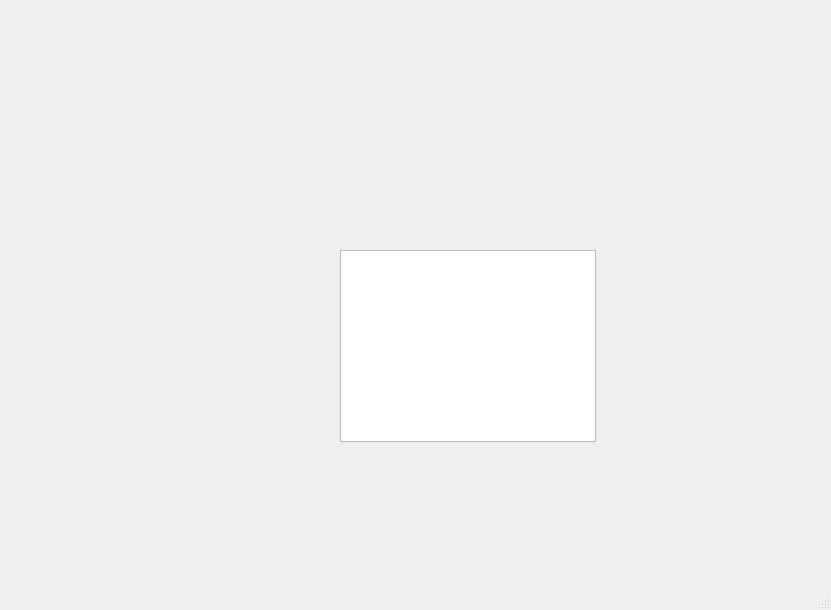
<?xml version="1.0" encoding="UTF-8"?>
<ui version="4.0">
 <class>MainWindow</class>
 <widget class="QMainWindow" name="MainWindow">
  <property name="geometry">
   <rect>
    <x>0</x>
    <y>0</y>
    <width>831</width>
    <height>610</height>
   </rect>
  </property>
  <property name="font">
   <font>
    <family>新細明體</family>
    <pointsize>12</pointsize>
   </font>
  </property>
  <property name="windowTitle">
   <string>MainWindow</string>
  </property>
  <widget class="QWidget" name="centralwidget">
   <widget class="QTableWidget" name="tableWidget">
    <property name="geometry">
     <rect>
      <x>340</x>
      <y>250</y>
      <width>256</width>
      <height>192</height>
     </rect>
    </property>
   </widget>
  </widget>
  <widget class="QMenuBar" name="menubar">
   <property name="geometry">
    <rect>
     <x>0</x>
     <y>0</y>
     <width>831</width>
     <height>22</height>
    </rect>
   </property>
  </widget>
  <widget class="QStatusBar" name="statusBar"/>
 </widget>
 <resources/>
 <connections/>
</ui>
